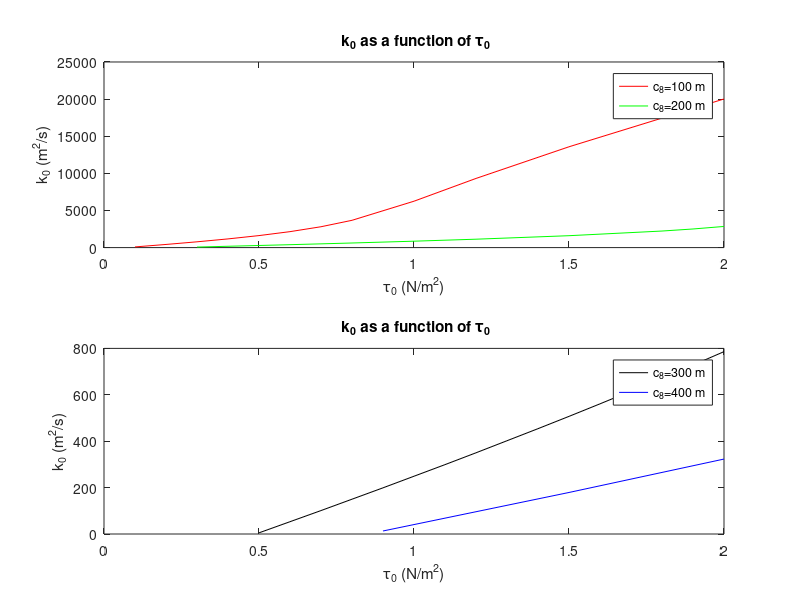

Source code (MATLAB):

   clear all
   close all
   clc

  subplot(2,1,1)
  %====================upper panel

GGG_C_8_100=[0.1  0.2    0.3  0.4     0.5   0.6  0.7  0.8  1.0  1.2  1.5   2.0];%wind stress
JJJ_C_8_100=[90.6 422.9 778.7 1170.7 1617.4 2148 2809 3675 6248 9315 13579 20017 ];%k_0 values for topography C_8=100 m
plot(GGG_C_8_100,JJJ_C_8_100,'r') 
hold on

GGG_C_8_200=[0.3 0.4 0.5 0.6 0.7 0.8 1.0 1.2 1.5  1.8     1.9  2.0];%wind stress
JJJ_C_8_200=[73 178 284 392 504 619 863 1131 1603 2.23E3 2507 2848 ];%k_0 values for topography C_8=200 m
plot(GGG_C_8_200,JJJ_C_8_200,'g')
hold on

legend('c_8=100 m','c_8=200 m')

title(' k_0 as a function of \tau_0')
x1=xlabel('\tau_0 (N/m^2)')
y1=ylabel('k_0 (m^2/s)')

 %=====================upperpanel fin. 
 
  %=====================lower panel
subplot(2,1,2)

  %=====================lower panel fin.

GGG_C8_300=[0.5 0.6  0.7 0.8 0.9 1.0 1.1 1.2 1.3 1.4 1.5 1.6 1.7 1.8 1.9 2.0];%wind stress
JJJ_C8_300=[5   53   101 150 199 249 299 350 402 454 507 561 616 672 728 786 ];%k_0 values for topography C_8=300 m
plot(GGG_C8_300,JJJ_C8_300,'k')
hold on

GGG_C8_400=[0.9 1.5 2.0];%wind stress
JJJ_C8_400=[13 179 323];%k_0 values for topography C_8=400 m
plot(GGG_C8_400,JJJ_C8_400,'b')


legend('c_8=300 m','c_8=400 m')



title(' k_0 as a function of \tau_0')
x1=xlabel('\tau_0 (N/m^2)')
y1=ylabel('k_0 (m^2/s)')
 %=====================lower panel fin.








